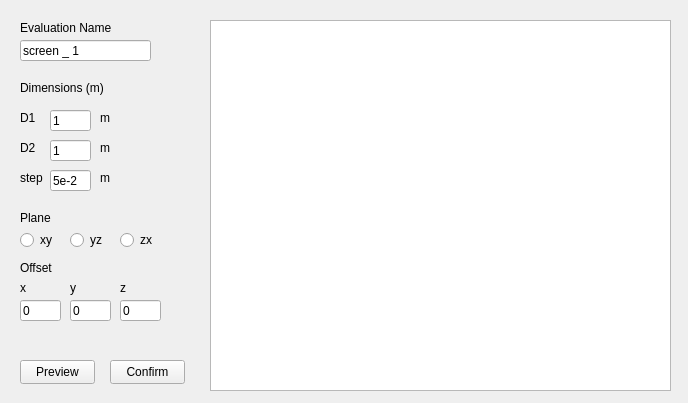
<?xml version="1.0" encoding="UTF-8"?>
<ui version="4.0">
 <class>Form</class>
 <widget class="QWidget" name="Form">
  <property name="geometry">
   <rect>
    <x>0</x>
    <y>0</y>
    <width>688</width>
    <height>403</height>
   </rect>
  </property>
  <property name="windowTitle">
   <string>Form</string>
  </property>
  <widget class="QLabel" name="label_11">
   <property name="geometry">
    <rect>
     <x>70</x>
     <y>280</y>
     <width>31</width>
     <height>16</height>
    </rect>
   </property>
   <property name="text">
    <string>y</string>
   </property>
  </widget>
  <widget class="QPushButton" name="pushButton_2">
   <property name="geometry">
    <rect>
     <x>20</x>
     <y>360</y>
     <width>75</width>
     <height>24</height>
    </rect>
   </property>
   <property name="text">
    <string>Preview</string>
   </property>
  </widget>
  <widget class="QRadioButton" name="radioButton_3">
   <property name="geometry">
    <rect>
     <x>120</x>
     <y>230</y>
     <width>41</width>
     <height>20</height>
    </rect>
   </property>
   <property name="text">
    <string>zx</string>
   </property>
  </widget>
  <widget class="QLabel" name="label_9">
   <property name="geometry">
    <rect>
     <x>120</x>
     <y>280</y>
     <width>31</width>
     <height>16</height>
    </rect>
   </property>
   <property name="text">
    <string>z</string>
   </property>
  </widget>
  <widget class="QLabel" name="label_3">
   <property name="geometry">
    <rect>
     <x>20</x>
     <y>110</y>
     <width>41</width>
     <height>16</height>
    </rect>
   </property>
   <property name="text">
    <string>D1</string>
   </property>
  </widget>
  <widget class="QLabel" name="label_5">
   <property name="geometry">
    <rect>
     <x>20</x>
     <y>210</y>
     <width>49</width>
     <height>16</height>
    </rect>
   </property>
   <property name="text">
    <string>Plane</string>
   </property>
  </widget>
  <widget class="QPushButton" name="pushButton">
   <property name="geometry">
    <rect>
     <x>110</x>
     <y>360</y>
     <width>75</width>
     <height>24</height>
    </rect>
   </property>
   <property name="text">
    <string>Confirm</string>
   </property>
  </widget>
  <widget class="QLineEdit" name="lineEdit_6">
   <property name="geometry">
    <rect>
     <x>70</x>
     <y>300</y>
     <width>41</width>
     <height>21</height>
    </rect>
   </property>
   <property name="text">
    <string>0</string>
   </property>
  </widget>
  <widget class="QLabel" name="label_7">
   <property name="geometry">
    <rect>
     <x>20</x>
     <y>170</y>
     <width>31</width>
     <height>16</height>
    </rect>
   </property>
   <property name="text">
    <string>step</string>
   </property>
  </widget>
  <widget class="QLineEdit" name="lineEdit_3">
   <property name="geometry">
    <rect>
     <x>50</x>
     <y>140</y>
     <width>41</width>
     <height>21</height>
    </rect>
   </property>
   <property name="text">
    <string>1</string>
   </property>
  </widget>
  <widget class="QLabel" name="label_6">
   <property name="geometry">
    <rect>
     <x>20</x>
     <y>80</y>
     <width>91</width>
     <height>16</height>
    </rect>
   </property>
   <property name="text">
    <string>Dimensions (m)</string>
   </property>
  </widget>
  <widget class="QLabel" name="label_8">
   <property name="geometry">
    <rect>
     <x>20</x>
     <y>280</y>
     <width>31</width>
     <height>16</height>
    </rect>
   </property>
   <property name="text">
    <string>x</string>
   </property>
  </widget>
  <widget class="QLineEdit" name="lineEdit_7">
   <property name="geometry">
    <rect>
     <x>20</x>
     <y>300</y>
     <width>41</width>
     <height>21</height>
    </rect>
   </property>
   <property name="text">
    <string>0</string>
   </property>
  </widget>
  <widget class="QLineEdit" name="lineEdit_2">
   <property name="geometry">
    <rect>
     <x>50</x>
     <y>110</y>
     <width>41</width>
     <height>21</height>
    </rect>
   </property>
   <property name="text">
    <string>1</string>
   </property>
  </widget>
  <widget class="QLabel" name="label_2">
   <property name="geometry">
    <rect>
     <x>20</x>
     <y>140</y>
     <width>16</width>
     <height>16</height>
    </rect>
   </property>
   <property name="text">
    <string>D2</string>
   </property>
  </widget>
  <widget class="QLabel" name="label_10">
   <property name="geometry">
    <rect>
     <x>20</x>
     <y>260</y>
     <width>49</width>
     <height>16</height>
    </rect>
   </property>
   <property name="text">
    <string>Offset</string>
   </property>
  </widget>
  <widget class="QRadioButton" name="radioButton_2">
   <property name="geometry">
    <rect>
     <x>70</x>
     <y>230</y>
     <width>41</width>
     <height>20</height>
    </rect>
   </property>
   <property name="text">
    <string>yz</string>
   </property>
  </widget>
  <widget class="QRadioButton" name="radioButton">
   <property name="geometry">
    <rect>
     <x>20</x>
     <y>230</y>
     <width>41</width>
     <height>20</height>
    </rect>
   </property>
   <property name="text">
    <string>xy</string>
   </property>
  </widget>
  <widget class="QLabel" name="label">
   <property name="geometry">
    <rect>
     <x>20</x>
     <y>20</y>
     <width>91</width>
     <height>16</height>
    </rect>
   </property>
   <property name="text">
    <string>Evaluation Name</string>
   </property>
  </widget>
  <widget class="QGraphicsView" name="graphicsView">
   <property name="geometry">
    <rect>
     <x>210</x>
     <y>20</y>
     <width>461</width>
     <height>371</height>
    </rect>
   </property>
  </widget>
  <widget class="QLineEdit" name="lineEdit_5">
   <property name="geometry">
    <rect>
     <x>50</x>
     <y>170</y>
     <width>41</width>
     <height>21</height>
    </rect>
   </property>
   <property name="text">
    <string>5e-2</string>
   </property>
  </widget>
  <widget class="QLineEdit" name="lineEdit">
   <property name="geometry">
    <rect>
     <x>20</x>
     <y>40</y>
     <width>131</width>
     <height>21</height>
    </rect>
   </property>
   <property name="text">
    <string>screen _ 1</string>
   </property>
  </widget>
  <widget class="QLineEdit" name="lineEdit_8">
   <property name="geometry">
    <rect>
     <x>120</x>
     <y>300</y>
     <width>41</width>
     <height>21</height>
    </rect>
   </property>
   <property name="text">
    <string>0</string>
   </property>
  </widget>
  <widget class="QLabel" name="label_4">
   <property name="geometry">
    <rect>
     <x>100</x>
     <y>110</y>
     <width>49</width>
     <height>16</height>
    </rect>
   </property>
   <property name="text">
    <string>m</string>
   </property>
  </widget>
  <widget class="QLabel" name="label_12">
   <property name="geometry">
    <rect>
     <x>100</x>
     <y>140</y>
     <width>49</width>
     <height>16</height>
    </rect>
   </property>
   <property name="text">
    <string>m</string>
   </property>
  </widget>
  <widget class="QLabel" name="label_13">
   <property name="geometry">
    <rect>
     <x>100</x>
     <y>170</y>
     <width>49</width>
     <height>16</height>
    </rect>
   </property>
   <property name="text">
    <string>m</string>
   </property>
  </widget>
 </widget>
 <resources/>
 <connections/>
</ui>
